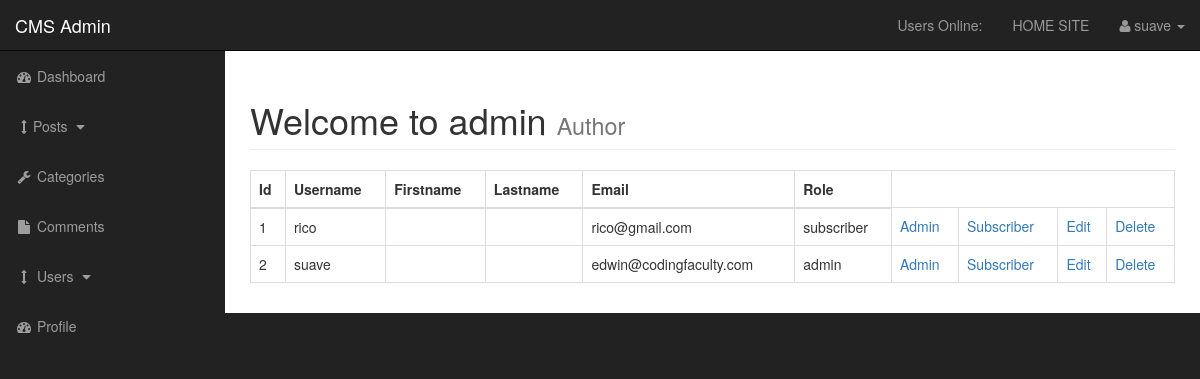
Screenshot of /admin/users.php (signed in) with the database file from the repository.
### tables this page shows
CREATE TABLE `users` (
  `user_id` int(3) NOT NULL,
  `username` varchar(255) NOT NULL,
  `user_password` varchar(255) NOT NULL,
  `user_firstname` varchar(255) NOT NULL,
  `user_lastname` varchar(255) NOT NULL,
  `user_email` varchar(255) NOT NULL,
  `user_image` text NOT NULL,
  `user_role` varchar(255) NOT NULL,
  `randSalt` varchar(255) NOT NULL DEFAULT '$2y$10$iusesomecrazystrings22',
  `token` text NOT NULL
);

### admin/includes/view_all_users.php (the view, shortened to what this page needs)
         <table class="table table-bordered table-hover">
              <thead>
                  <tr>
                      <th>Id</th>
                      <th>Username</th>
                      <th>Firstname</th>
                      <th>Lastname</th>
                      <th>Email</th>
                      <th>Role</th>
                  </tr>
              </thead>
                    <tbody>
<?php
  $query = "SELECT * FROM users";
  $select_users = mysqli_query($connection,$query);
  while($row = mysqli_fetch_assoc($select_users)) {
      $user_id             = $row['user_id'];
      $username            = $row['username'];
      $user_firstname      = $row['user_firstname'];
      $user_lastname       = $row['user_lastname'];
      $user_email          = $row['user_email'];
      $user_role           = $row['user_role'];
      echo "<tr>";
      echo "<td>$user_id </td>";
      echo "<td>$username</td>";
      echo "<td>$user_firstname</td>";
      echo "<td>$user_lastname</td>";
      echo "<td>$user_email</td>";
      echo "<td>$user_role</td>";
      echo "<td><a href='users.php?change_to_admin={$user_id}'>Admin</a></td>";
      echo "<td><a href='users.php?change_to_sub={$user_id}'>Subscriber</a></td>";
      echo "<td><a href='users.php?source=edit_user&edit_user={$user_id}'>Edit</a></td>";
      echo "<td><a href='users.php?delete={$user_id}'>Delete</a></td>";
      echo "</tr>";
  }
    ?>
          </tbody>
          </table>

### admin/css/sb-admin.css (style rules this page uses)
body { margin-top: 100px; background-color: #222; }
@media (min-width:768px) { body { margin-top: 50px; } }

### rows the page displays
users: user_id "1", username "rico", user_email "rico@gmail.com", user_role "subscriber"
users: user_id "2", username "suave", user_email "edwin@codingfaculty.com", user_role "admin"

### other values shown
$_SESSION['username'] "suave"
